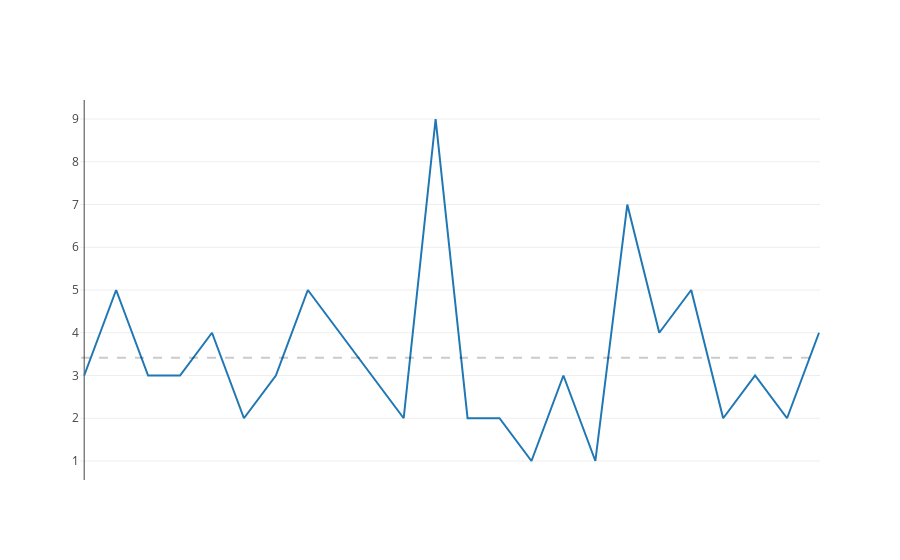

Notebook code cell kept with this figure:
### Code cell
iplot(fig, show_link=False)

### Figure 1 — Plotly figure (JSON) as saved in the notebook; plotly's stock layout.template omitted (floating-point values rounded to 4 significant figures)
{"data": [{"type": "scatter", "y": [3, 5, 3, 3, 4, 2, 3, 5, 4, 3, 2, 9, 2, 2, 1, 3, 1, 7, 4, 5, 2, 3, 2, 4]}], "layout": {"shapes": [{"line": {"dash": "dash"}, "opacity": 0.2, "type": "line", "x0": -0.1, "x1": 23, "y0": 3.417, "y1": 3.417}], "xaxis": {"showgrid": false, "showticklabels": false, "ticks": ""}}}
